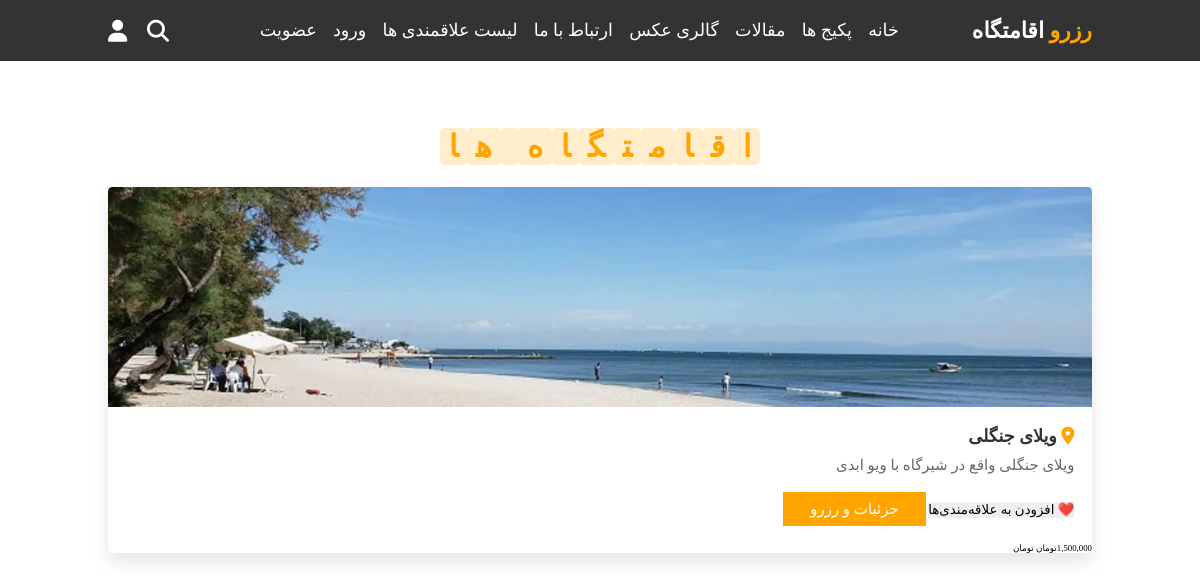
The app's page /eghamatgah/eghamat_list/, older data.
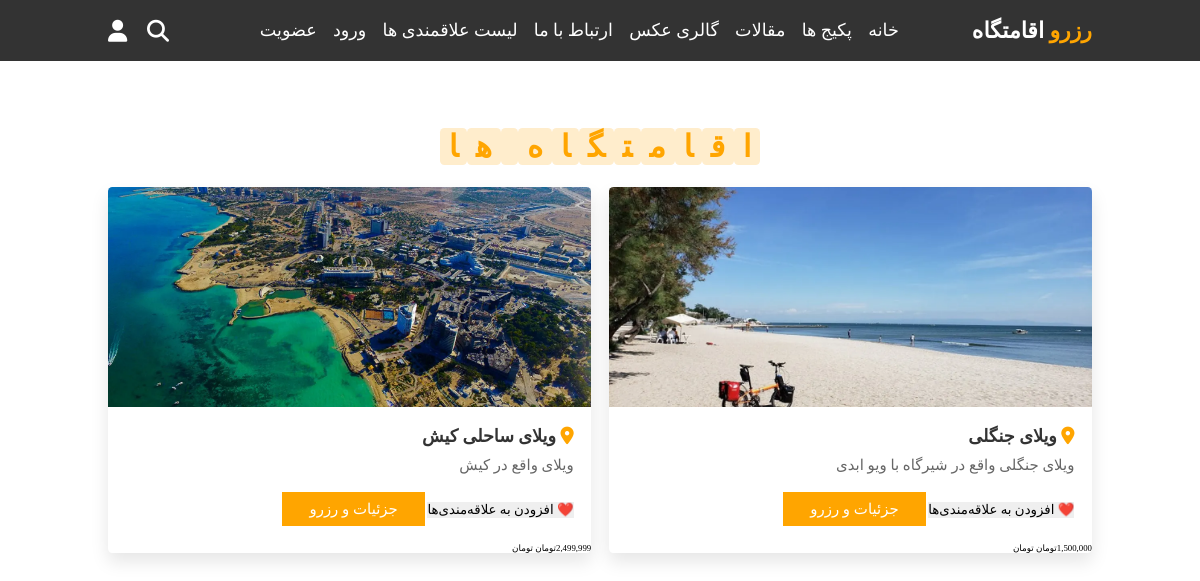
The same page, newer data.
### eghamatgah/models.py (models this page shows, shortened)
class Eghamatgah(models.Model):
    type = (
        ('villa', 'ویلا'),
        ('aparteman', 'آپارتمان'),
        ('khanebagh', 'خانه باغ'),
        ('kolbe', 'کلبه'),
    )
    Ecategory = models.ManyToManyField(Eghamatgah_Category, blank=True, related_name='categories', verbose_name='دسته بندی')
    seller = models.ForeignKey(Seller,on_delete=models.CASCADE, related_name='seller', verbose_name='فروشنده')
    title = models.CharField(max_length=100, verbose_name='عنوان اقامتگاه')
    eghamat_type= models.CharField(max_length=100, choices=type, verbose_name='نوع اقامتگاه')
    ostan = models.CharField(max_length=20, verbose_name='استان')
    shahr = models.CharField(max_length=20, verbose_name='شهر')
    address = models.CharField(max_length=300, verbose_name='آدرس کامل')
    tedad_otagh = models.PositiveIntegerField(null=True, verbose_name='تعداد اتاق')
    metrazh = models.PositiveIntegerField(null=True, verbose_name='متراژ')
    zarfiat = models.PositiveIntegerField(null=True, verbose_name='ظرفیت')
    zarfiat_extra = models.DecimalField(max_digits=10,decimal_places=2, default=0, verbose_name='تعداد نفرات اضافه')
    gheymat_har_shab = models.IntegerField(null=True, verbose_name='قیمت هر شب')
    time_voroud = models.TimeField(null=True, verbose_name='تایم ورود')
    time_khorouj = models.TimeField(null=True, verbose_name='تایم خروج')
    description = models.CharField(max_length=200, verbose_name='توضیحات تکمیلی')
    wifi = models.BooleanField(default=False, verbose_name='اینترنت وای فای')
    parking = models.BooleanField(default=False, verbose_name='پارکینگ')
    pool = models.BooleanField(default=False, verbose_name='استخر')
    kitchen = models.BooleanField(default=False, verbose_name='آشپزخانه')
    tv = models.BooleanField(default=False, verbose_name='تلویزیون')
    image = models.ImageField(upload_to='media',default='', verbose_name='تصویر1')
    image2 = models.ImageField(upload_to='media',default='', verbose_name='تصویر2')
    image3 = models.ImageField(upload_to='media',default='', verbose_name='تصویر3')
    image4 = models.ImageField(upload_to='media',default='', verbose_name='تصویر4')
    image5 = models.ImageField(upload_to='media',default='', verbose_name='تصویر5')
    video = models.FileField(
        upload_to='videos',
        null=True,
        blank=True,
        validators=[FileExtensionValidator(allowed_extensions=['mp4', 'mov', 'avi'])],
        verbose_name='ویدیو'
    )
    aparat_video_id = models.CharField(max_length=100, null=True, blank=True)
    created_at = models.DateTimeField(auto_now_add=True)
    class Meta:
        verbose_name = 'مشخصات اقامتگاه'
        verbose_name_plural = 'مشخصات اقامتگاه ها'

### eghamatgah/views.py (the view)
class EghamatList(ListView):
    model = Eghamatgah
    paginate_by = 5
    template_name = 'eghamatgah/list2.html'
    context_object_name = 'eghamat_list'
    def get_context_data(self, *args, **kwargs):
        context = super(EghamatList, self).get_context_data(*args, **kwargs)
        return context

### polls/templatetags/poll_extras.py (called while the page is built)
@register.filter(name='three_digits_currency')
def three_digits_currency(value:int):
    return '{:,}'.format(value) + 'تومان'

### eghamatgah/templates/eghamatgah/list2.html (shortened to what this page needs)
{% extends 'base2.html' %}
{% load static %}
{% load poll_extras %}
{% block page_content %}
<section class="packages" id="packages">
    <h1 class="heading">
        <span>ا</span><span>ق</span><span>ا</span><span>م</span><span>ت</span><span>گ</span><span>ا</span><span>ه</span><span>‌</span><span>ه</span><span>ا</span>
    </h1>
    <div class="box-container">
        {% for eghamat in eghamat_list %}
            <div class="box">
                <img src="{{ eghamat.image.url }}" alt="{{ eghamat.title }}">
                <div class="content">
                    <h3><i class="fas fa-map-marker-alt"></i> {{ eghamat.title }}</h3>
                    <p>{{ eghamat.description }}</p>
                    <div class="actions">
                        <form method="post" action="{% url 'add_favorite' %}" style="display:inline;">
                            <button type="submit" class="favorite-btn">❤️ افزودن به علاقه‌مندی‌ها</button>
                        </form>
                        <a href="{% url 'eghamat_detail' pk=eghamat.id %}" class="btn">جزئیات و رزرو</a>
                    </div>
                </div>
                <div class="price">
                    {{ eghamat.gheymat_har_shab|three_digits_currency }} <span>تومان</span>
                </div>
            </div>
        {% endfor %}
    </div>
</section>
{% endblock %}

Row changes from the older to the newer data that the page shows:
added Eghamatgah: image (picture), title "ویلای ساحلی کیش", description "ویلای واقع در کیش", gheymat_har_shab|three_digits_currency "2,499,999تومان"
